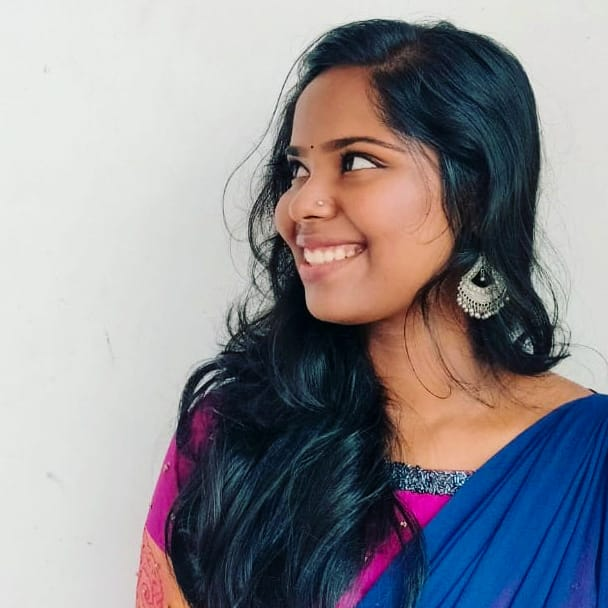
#> input picture lena.gif, 608 x 608 px
$ python 10_blackAndWhite.py
#> lines starting #> are read from the running program, lines starting #| are printed output that depends on the picture; after the words box and inside, x2 and y2 are one past the last pixel; in counts of white or black regions, pixels touching at a corner belong together
from PIL import Image

def blackAndWhite(image):
    blackpixel = (0, 0, 0)
    whitepixel = (255, 255, 255)
    for y in range(image.height):
        for x in range(image.width):
            (r, g, b) = image.getpixel((x, y))
            avg = (r + g + b) // 3
            if avg < 128:
                image.putpixel((x, y), blackpixel)
            else:
                image.putpixel((x, y), whitepixel)

def main(filename="lena.gif"):
#> called with filename = 'lena.gif'
    image = Image.open(filename)
#> image is the input picture: PIL image 608x608 RGB; mean R, G, B 141.3, 139.2, 145.2
    image.show()
    blackAndWhite(image)
#> after the loop in blackAndWhite, `for y in range(image.height):`:
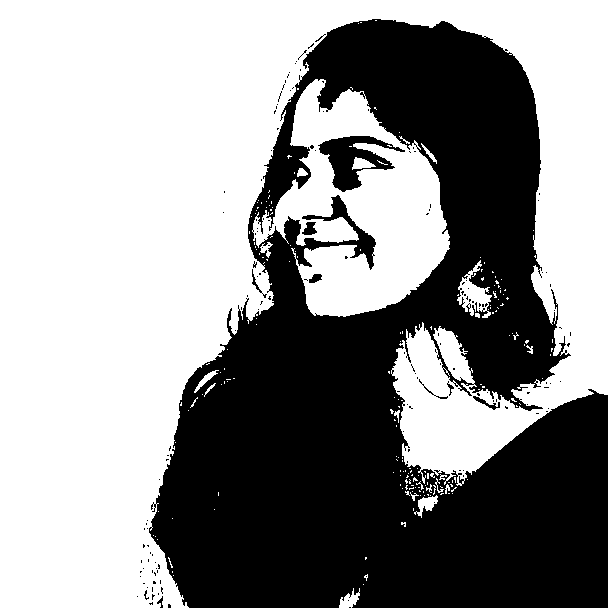
#> image: PIL image 608x608 RGB; 57.9% white; 152 black regions (143 under 20 px), largest, box (x1, y1, x2, y2) and area: (149, 19, 608, 608) 152682, (318, 136, 405, 192) 2060, (302, 222, 317, 235) 128
    image.show()
    image.save("lenabw.gif")

if __name__ == '__main__':
    main()
